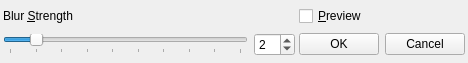
<ui version="4.0" >
 <author></author>
 <comment></comment>
 <exportmacro></exportmacro>
 <class>BlurWidget</class>
 <widget class="QWidget" name="BlurWidget" >
  <property name="geometry" >
   <rect>
    <x>0</x>
    <y>0</y>
    <width>468</width>
    <height>63</height>
   </rect>
  </property>
  <property name="windowTitle" >
   <string>Form</string>
  </property>
  <layout class="QGridLayout" >
   <property name="margin" >
    <number>3</number>
   </property>
   <property name="spacing" >
    <number>4</number>
   </property>
   <item row="1" column="0" >
    <layout class="QHBoxLayout" >
     <property name="margin" >
      <number>0</number>
     </property>
     <property name="spacing" >
      <number>6</number>
     </property>
     <item>
      <widget class="QSlider" name="sldStrength" >
       <property name="focusPolicy" >
        <enum>Qt::NoFocus</enum>
       </property>
       <property name="minimum" >
        <number>1</number>
       </property>
       <property name="maximum" >
        <number>10</number>
       </property>
       <property name="pageStep" >
        <number>1</number>
       </property>
       <property name="value" >
        <number>2</number>
       </property>
       <property name="orientation" >
        <enum>Qt::Horizontal</enum>
       </property>
       <property name="invertedAppearance" >
        <bool>false</bool>
       </property>
       <property name="invertedControls" >
        <bool>false</bool>
       </property>
       <property name="tickPosition" >
        <enum>QSlider::TicksBelow</enum>
       </property>
       <property name="tickInterval" >
        <number>1</number>
       </property>
      </widget>
     </item>
     <item>
      <widget class="QSpinBox" name="spnStrength" >
       <property name="maximum" >
        <number>10</number>
       </property>
       <property name="minimum" >
        <number>1</number>
       </property>
       <property name="value" >
        <number>2</number>
       </property>
      </widget>
     </item>
    </layout>
   </item>
   <item row="1" column="1" >
    <layout class="QHBoxLayout" >
     <property name="margin" >
      <number>0</number>
     </property>
     <property name="spacing" >
      <number>6</number>
     </property>
     <item>
      <widget class="QPushButton" name="btnOk" >
       <property name="focusPolicy" >
        <enum>Qt::NoFocus</enum>
       </property>
       <property name="text" >
        <string>OK</string>
       </property>
      </widget>
     </item>
     <item>
      <widget class="QPushButton" name="btnCancel" >
       <property name="focusPolicy" >
        <enum>Qt::NoFocus</enum>
       </property>
       <property name="text" >
        <string>Cancel</string>
       </property>
      </widget>
     </item>
    </layout>
   </item>
   <item row="0" column="1" >
    <widget class="QCheckBox" name="chkPreview" >
     <property name="focusPolicy" >
      <enum>Qt::NoFocus</enum>
     </property>
     <property name="text" >
      <string>&amp;Preview</string>
     </property>
    </widget>
   </item>
   <item row="0" column="0" >
    <widget class="QLabel" name="label_2" >
     <property name="text" >
      <string>Blur &amp;Strength</string>
     </property>
     <property name="buddy" >
      <cstring>spnStrength</cstring>
     </property>
    </widget>
   </item>
  </layout>
 </widget>
 <pixmapfunction></pixmapfunction>
 <resources/>
 <connections>
  <connection>
   <sender>sldStrength</sender>
   <signal>valueChanged(int)</signal>
   <receiver>spnStrength</receiver>
   <slot>setValue(int)</slot>
   <hints>
    <hint type="sourcelabel" >
     <x>328</x>
     <y>59</y>
    </hint>
    <hint type="destinationlabel" >
     <x>388</x>
     <y>59</y>
    </hint>
   </hints>
  </connection>
  <connection>
   <sender>spnStrength</sender>
   <signal>valueChanged(int)</signal>
   <receiver>sldStrength</receiver>
   <slot>setValue(int)</slot>
   <hints>
    <hint type="sourcelabel" >
     <x>388</x>
     <y>59</y>
    </hint>
    <hint type="destinationlabel" >
     <x>328</x>
     <y>59</y>
    </hint>
   </hints>
  </connection>
 </connections>
</ui>
